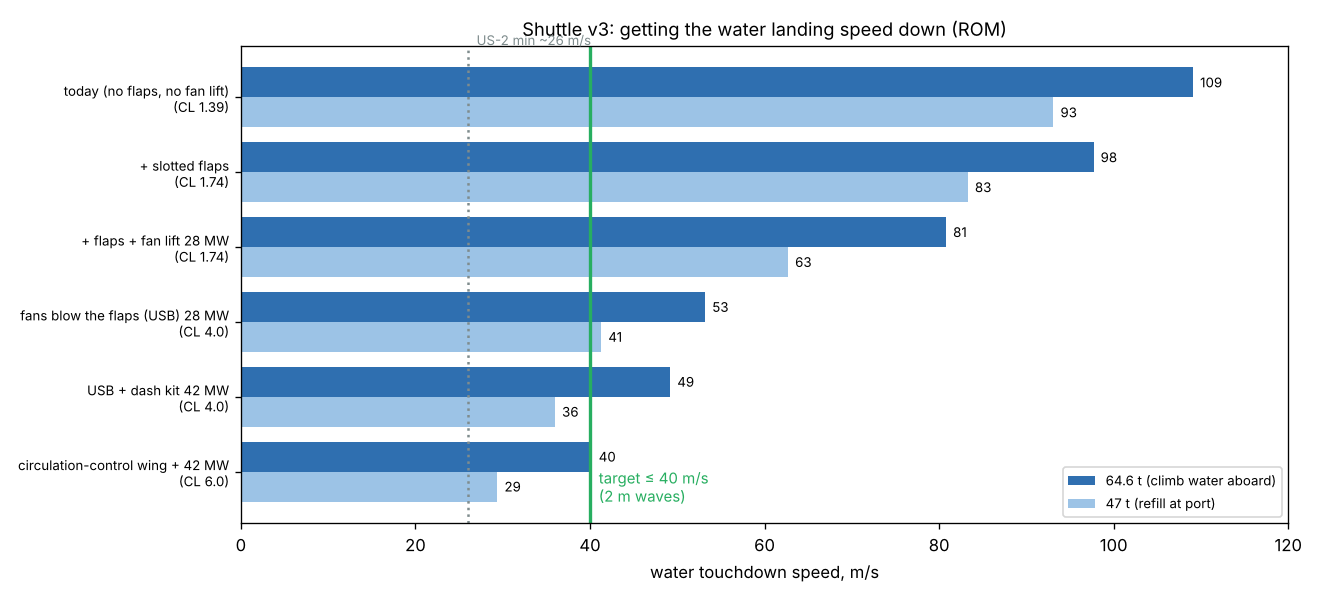

This figure's Python source:
"""Shuttle v3: slow flight / water touchdown speed with powered lift.
ALL bodies. ALL sponsors. 2026-2226. NON-CANON ROM screen.
Touchdown speed V = sqrt(2 (W - fan lift) / (rho S CLmax))."""
import json, math, numpy as np
import agility as AG
veh = AG.vehicle(True); al, CL, CD, S = AG.polar(veh)
CL_ROM = float(CL[al <= 20].max())          # unpowered ROM at <= 20 deg (realistic attitude for touching water)
IN = {
 "S_ref_m2": [round(S, 1), "b5 planform + 18 m2 telescoping wing"],
 "CL_unpowered": [round(CL_ROM, 2), "aero_test.subsonic ROM, alpha <= 20 deg"],
 "flap_dCL_on_wing": [1.2, "ASSUMPTION: slotted flaps on the wing area only"],
 "USB_CLmax_total": [4.0, "QSRA-class upper-surface blowing (NASA TM: USB flight-verified on QSRA); applied to whole S: OPTIMISTIC for a lifting body"],
 "CCW_CLmax_total": [6.0, "circulation-control wing: A-6 CCW demo CLmax slightly over 10 (NASA N88-17609) on its wing; ~6 on our whole S: ASSUMPTION"],
 "fan_lift_kN": [{"28 MW": 200, "42 MW (dash kit)": 263}, "static thrust from lift_fans option 1b at 8 m2, vectored down"],
 "masses_t": [{"heavy: climb water aboard (44 t dry)": 64.6, "light: refill at port": 47.0}, "dry 44 t after 8 g; 2.6 t payload; 18 t climb water"],
 "target_ms": [40, "US-2 class (min controllable ~26 m/s, lands in 3 m waves at 43 t, 136 m2 wing)"],
}
v = {k: x[0] for k, x in IN.items()}
Swing = 18.0
def vtd(m, CLmax, lift_kN):
    W = m * 1e3 * 9.81 - lift_kN * 1e3
    return round(math.sqrt(2 * max(W, 0) / (1.225 * v["S_ref_m2"] * CLmax)), 1)
CASES = {
 "today (no flaps, no fan lift)": (v["CL_unpowered"], 0),
 "+ slotted flaps": (v["CL_unpowered"] + v["flap_dCL_on_wing"] * Swing / v["S_ref_m2"], 0),
 "+ flaps + fan lift 28 MW": (v["CL_unpowered"] + v["flap_dCL_on_wing"] * Swing / v["S_ref_m2"], 200),
 "fans blow the flaps (USB) 28 MW": (v["USB_CLmax_total"], 200),
 "USB + dash kit 42 MW": (v["USB_CLmax_total"], 263),
 "circulation-control wing + 42 MW": (v["CCW_CLmax_total"], 263),
}
out = {"header": "ALL bodies. ALL sponsors. 2026-2226.", "inputs": IN, "touchdown_ms": {}}
for name, (cl, fl) in CASES.items():
    out["touchdown_ms"][name] = {k: vtd(m, cl, fl) for k, m in v["masses_t"].items()}
    out["touchdown_ms"][name]["CLmax"] = round(cl, 2)
json.dump(out, open("slow_flight.json", "w"), indent=1); print(json.dumps(out["touchdown_ms"], indent=1))

import matplotlib; matplotlib.use("Agg"); import matplotlib.pyplot as plt
names = list(CASES); H = [out["touchdown_ms"][n]["heavy: climb water aboard (44 t dry)"] for n in names]; L = [out["touchdown_ms"][n]["light: refill at port"] for n in names]
fig, a = plt.subplots(figsize=(11, 5)); y = np.arange(len(names))
a.barh(y - .2, H, .4, color="#2f6fb0", label="64.6 t (climb water aboard)"); a.barh(y + .2, L, .4, color="#9cc3e6", label="47 t (refill at port)")
a.axvline(40, color="#27ae60", lw=2); a.text(41, len(names) - .6, "target ≤ 40 m/s\n(2 m waves)", color="#27ae60", fontsize=9)
a.axvline(26, color="#7f8c8d", ls=":"); a.text(27, -.7, "US-2 min ~26 m/s", fontsize=8, color="#7f8c8d")
for i, (h, l) in enumerate(zip(H, L)): a.text(h + .8, i - .2, f"{h:.0f}", va="center", fontsize=8); a.text(l + .8, i + .2, f"{l:.0f}", va="center", fontsize=8)
a.set_yticks(y); a.set_yticklabels([f"{n}\n(CL {out['touchdown_ms'][n]['CLmax']})" for n in names], fontsize=8); a.invert_yaxis()
a.set_xlabel("water touchdown speed, m/s"); a.legend(fontsize=8, loc="lower right"); a.set_xlim(0, 120)
a.set_title("Shuttle v3: getting the water landing speed down (ROM)", fontsize=11)
fig.tight_layout(); fig.savefig("slow_flight.png", dpi=120)
